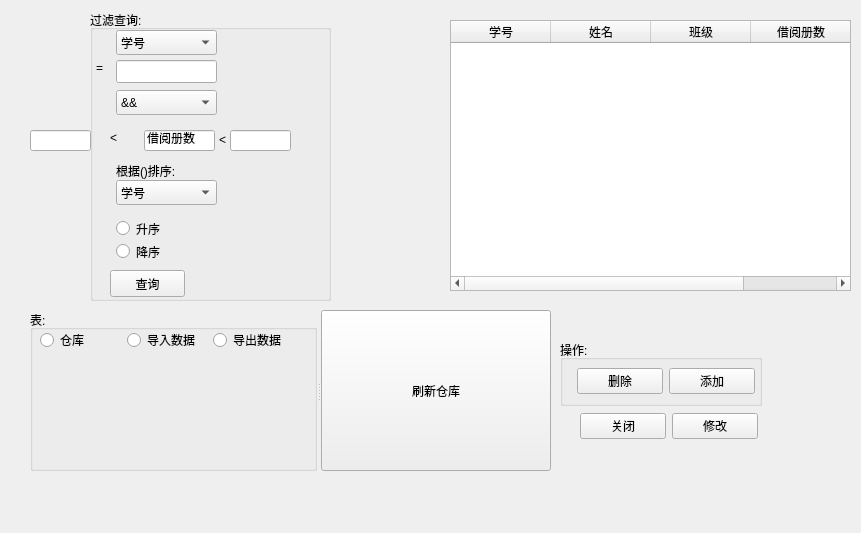
<?xml version="1.0" encoding="UTF-8"?>
<ui version="4.0">
 <class>Form</class>
 <widget class="QWidget" name="Form">
  <property name="geometry">
   <rect>
    <x>0</x>
    <y>0</y>
    <width>861</width>
    <height>533</height>
   </rect>
  </property>
  <property name="windowTitle">
   <string>Database Management System</string>
  </property>
  <property name="styleSheet">
   <string notr="true">background-image: url(:/image/259453-14061G2132487.jpg);</string>
  </property>
  <widget class="QTableWidget" name="tableWidget">
   <property name="geometry">
    <rect>
     <x>450</x>
     <y>20</y>
     <width>401</width>
     <height>271</height>
    </rect>
   </property>
   <column>
    <property name="text">
     <string>学号</string>
    </property>
   </column>
   <column>
    <property name="text">
     <string>姓名</string>
    </property>
   </column>
   <column>
    <property name="text">
     <string>班级</string>
    </property>
   </column>
   <column>
    <property name="text">
     <string>借阅册数</string>
    </property>
   </column>
  </widget>
  <widget class="QGroupBox" name="filterquerygroupBox">
   <property name="geometry">
    <rect>
     <x>90</x>
     <y>10</y>
     <width>241</width>
     <height>291</height>
    </rect>
   </property>
   <property name="title">
    <string>过滤查询:　</string>
   </property>
   <widget class="QComboBox" name="columncomboBox">
    <property name="geometry">
     <rect>
      <x>26</x>
      <y>20</y>
      <width>101</width>
      <height>25</height>
     </rect>
    </property>
    <item>
     <property name="text">
      <string>学号</string>
     </property>
    </item>
    <item>
     <property name="text">
      <string>姓名</string>
     </property>
    </item>
    <item>
     <property name="text">
      <string>班级</string>
     </property>
    </item>
   </widget>
   <widget class="QLabel" name="orderlabel">
    <property name="geometry">
     <rect>
      <x>26</x>
      <y>150</y>
      <width>91</width>
      <height>21</height>
     </rect>
    </property>
    <property name="text">
     <string>根据()排序:</string>
    </property>
   </widget>
   <widget class="QLabel" name="label">
    <property name="geometry">
     <rect>
      <x>6</x>
      <y>50</y>
      <width>16</width>
      <height>16</height>
     </rect>
    </property>
    <property name="text">
     <string>=</string>
    </property>
   </widget>
   <widget class="QLineEdit" name="pricelineEdit">
    <property name="geometry">
     <rect>
      <x>54</x>
      <y>120</y>
      <width>71</width>
      <height>21</height>
     </rect>
    </property>
    <property name="text">
     <string>借阅册数</string>
    </property>
   </widget>
   <widget class="QRadioButton" name="increaseradioButton">
    <property name="enabled">
     <bool>true</bool>
    </property>
    <property name="geometry">
     <rect>
      <x>26</x>
      <y>207</y>
      <width>92</width>
      <height>23</height>
     </rect>
    </property>
    <property name="text">
     <string>升序</string>
    </property>
   </widget>
   <widget class="QComboBox" name="andorcomboBox">
    <property name="geometry">
     <rect>
      <x>26</x>
      <y>80</y>
      <width>101</width>
      <height>25</height>
     </rect>
    </property>
    <item>
     <property name="text">
      <string>&amp;&amp;</string>
     </property>
    </item>
    <item>
     <property name="text">
      <string>||</string>
     </property>
    </item>
   </widget>
   <widget class="QComboBox" name="columncomboBox2">
    <property name="geometry">
     <rect>
      <x>26</x>
      <y>170</y>
      <width>101</width>
      <height>25</height>
     </rect>
    </property>
    <item>
     <property name="text">
      <string>学号</string>
     </property>
    </item>
    <item>
     <property name="text">
      <string>姓名</string>
     </property>
    </item>
    <item>
     <property name="text">
      <string>班级</string>
     </property>
    </item>
    <item>
     <property name="text">
      <string>借阅册数</string>
     </property>
    </item>
   </widget>
   <widget class="QLabel" name="biglabel">
    <property name="geometry">
     <rect>
      <x>129</x>
      <y>122</y>
      <width>16</width>
      <height>16</height>
     </rect>
    </property>
    <property name="text">
     <string>&lt;</string>
    </property>
   </widget>
   <widget class="QLabel" name="littlelabel">
    <property name="geometry">
     <rect>
      <x>20</x>
      <y>120</y>
      <width>16</width>
      <height>16</height>
     </rect>
    </property>
    <property name="text">
     <string>&lt;</string>
    </property>
   </widget>
   <widget class="QRadioButton" name="descendradioButton">
    <property name="geometry">
     <rect>
      <x>26</x>
      <y>230</y>
      <width>92</width>
      <height>23</height>
     </rect>
    </property>
    <property name="text">
     <string>降序</string>
    </property>
   </widget>
   <widget class="QLineEdit" name="biglineEdit">
    <property name="geometry">
     <rect>
      <x>140</x>
      <y>120</y>
      <width>61</width>
      <height>21</height>
     </rect>
    </property>
   </widget>
   <widget class="QPushButton" name="querypushButton">
    <property name="geometry">
     <rect>
      <x>20</x>
      <y>260</y>
      <width>75</width>
      <height>27</height>
     </rect>
    </property>
    <property name="text">
     <string>查询</string>
    </property>
   </widget>
   <widget class="QLineEdit" name="textlineEdit">
    <property name="geometry">
     <rect>
      <x>26</x>
      <y>50</y>
      <width>101</width>
      <height>23</height>
     </rect>
    </property>
   </widget>
  </widget>
  <widget class="QGroupBox" name="operategroupBox">
   <property name="geometry">
    <rect>
     <x>560</x>
     <y>340</y>
     <width>202</width>
     <height>66</height>
    </rect>
   </property>
   <property name="title">
    <string>操作:</string>
   </property>
   <widget class="QWidget" name="layoutWidget">
    <property name="geometry">
     <rect>
      <x>17</x>
      <y>25</y>
      <width>178</width>
      <height>32</height>
     </rect>
    </property>
    <layout class="QHBoxLayout" name="horizontalLayout">
     <item>
      <widget class="QPushButton" name="deletepushButton">
       <property name="text">
        <string>删除</string>
       </property>
      </widget>
     </item>
     <item>
      <widget class="QPushButton" name="addpushButton">
       <property name="text">
        <string>添加</string>
       </property>
      </widget>
     </item>
    </layout>
   </widget>
  </widget>
  <widget class="QLineEdit" name="littlelineEdit">
   <property name="geometry">
    <rect>
     <x>30</x>
     <y>130</y>
     <width>61</width>
     <height>21</height>
    </rect>
   </property>
  </widget>
  <widget class="QSplitter" name="splitter">
   <property name="geometry">
    <rect>
     <x>30</x>
     <y>310</y>
     <width>521</width>
     <height>161</height>
    </rect>
   </property>
   <property name="orientation">
    <enum>Qt::Horizontal</enum>
   </property>
   <widget class="QGroupBox" name="tablegroupBox">
    <property name="title">
     <string>表:</string>
    </property>
    <widget class="QWidget" name="layoutWidget">
     <property name="geometry">
      <rect>
       <x>10</x>
       <y>17</y>
       <width>254</width>
       <height>27</height>
      </rect>
     </property>
     <layout class="QHBoxLayout" name="horizontalLayout_2">
      <item>
       <widget class="QRadioButton" name="storageradioButton">
        <property name="text">
         <string>仓库</string>
        </property>
       </widget>
      </item>
      <item>
       <widget class="QRadioButton" name="importRecordradioButton">
        <property name="text">
         <string>导入数据</string>
        </property>
       </widget>
      </item>
      <item>
       <widget class="QRadioButton" name="exportRecordradioButton">
        <property name="text">
         <string>导出数据</string>
        </property>
       </widget>
      </item>
     </layout>
    </widget>
   </widget>
   <widget class="QPushButton" name="refreshStorageButton">
    <property name="text">
     <string>刷新仓库</string>
    </property>
   </widget>
  </widget>
  <widget class="QWidget" name="layoutWidget">
   <property name="geometry">
    <rect>
     <x>0</x>
     <y>0</y>
     <width>2</width>
     <height>2</height>
    </rect>
   </property>
   <layout class="QHBoxLayout" name="horizontalLayout_4"/>
  </widget>
  <widget class="QWidget" name="layoutWidget">
   <property name="geometry">
    <rect>
     <x>580</x>
     <y>410</y>
     <width>178</width>
     <height>32</height>
    </rect>
   </property>
   <layout class="QHBoxLayout" name="horizontalLayout_3">
    <item>
     <widget class="QPushButton" name="closepushButton">
      <property name="text">
       <string>关闭</string>
      </property>
     </widget>
    </item>
    <item>
     <widget class="QPushButton" name="modifypushButton">
      <property name="text">
       <string>修改</string>
      </property>
     </widget>
    </item>
   </layout>
  </widget>
  <zorder>layoutWidget</zorder>
  <zorder>tableWidget</zorder>
  <zorder>filterquerygroupBox</zorder>
  <zorder>operategroupBox</zorder>
  <zorder>littlelineEdit</zorder>
  <zorder>splitter</zorder>
  <zorder>layoutWidget</zorder>
 </widget>
 <tabstops>
  <tabstop>refreshStorageButton</tabstop>
  <tabstop>tableWidget</tabstop>
 </tabstops>
 <resources/>
 <connections>
  <connection>
   <sender>closepushButton</sender>
   <signal>clicked()</signal>
   <receiver>Form</receiver>
   <slot>close()</slot>
   <hints>
    <hint type="sourcelabel">
     <x>310</x>
     <y>357</y>
    </hint>
    <hint type="destinationlabel">
     <x>372</x>
     <y>361</y>
    </hint>
   </hints>
  </connection>
 </connections>
</ui>
